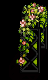

The image is a tile-based game level rendered from a .tmx file. Its description and complete source (layers, tilesets, objects, tile grids) follow:
An orthogonal 3x5 tile map with 16x16 px tiles, 5 tile layers (Back, Back2, Buildings, Front, ...).

<map version="1.2" tiledversion="1.3.5" orientation="orthogonal" renderorder="right-down" compressionlevel="0" width="3" height="5" tilewidth="16" tileheight="16" infinite="0" nextlayerid="12" nextobjectid="59">
 <tileset firstgid="1" name="zspring_ironsidefv" tilewidth="16" tileheight="16" tilecount="25" columns="5">
  <image source="spring_ironsidefv.png" width="80" height="80" />
 </tileset>
 <layer id="1" name="Back" width="3" height="5">
  <data encoding="csv">
0,0,0,
0,0,0,
0,0,0,
0,0,0,
0,0,0
</data>
 </layer>
 <objectgroup id="2" name="Back" />
 <layer id="8" name="Back2" width="3" height="5">
  <properties>
   <property name="DrawAbove" value="Back" />
  </properties>
  <data encoding="csv">
0,4,5,
0,9,10,
0,14,15,
16,19,20,
21,11,25
</data>
 </layer>
 <objectgroup id="9" name="Back2" />
 <layer id="3" name="Buildings" width="3" height="5">
  <data encoding="csv">
0,0,0,
0,0,0,
0,25,6,
0,0,0,
0,22,23
</data>
 </layer>
 <objectgroup id="4" name="Buildings" />
 <layer id="10" name="Front" width="3" height="5">
  <data encoding="csv">
0,4,5,
0,9,10,
0,12,13,
0,17,18,
0,0,0
</data>
 </layer>
 <objectgroup id="6" name="Front" />
 <layer id="5" name="AlwaysFront" width="3" height="5">
  <data encoding="csv">
0,2,3,
0,7,8,
0,0,0,
0,0,0,
0,0,0
</data>
 </layer>
 <objectgroup id="11" name="AlwaysFront" />
</map>
